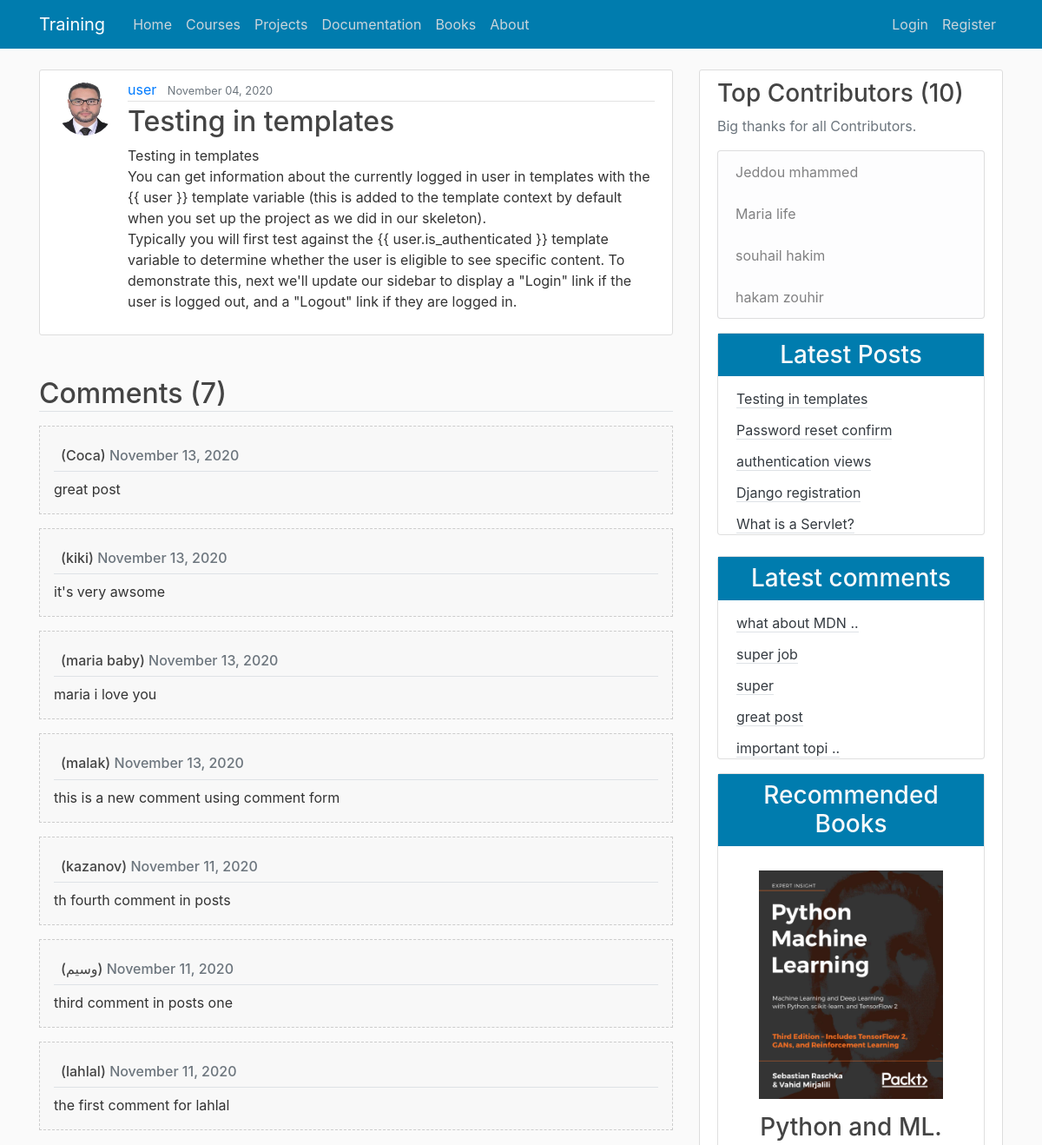
The page /detail/68/ (upper part) on the database as committed earlier.
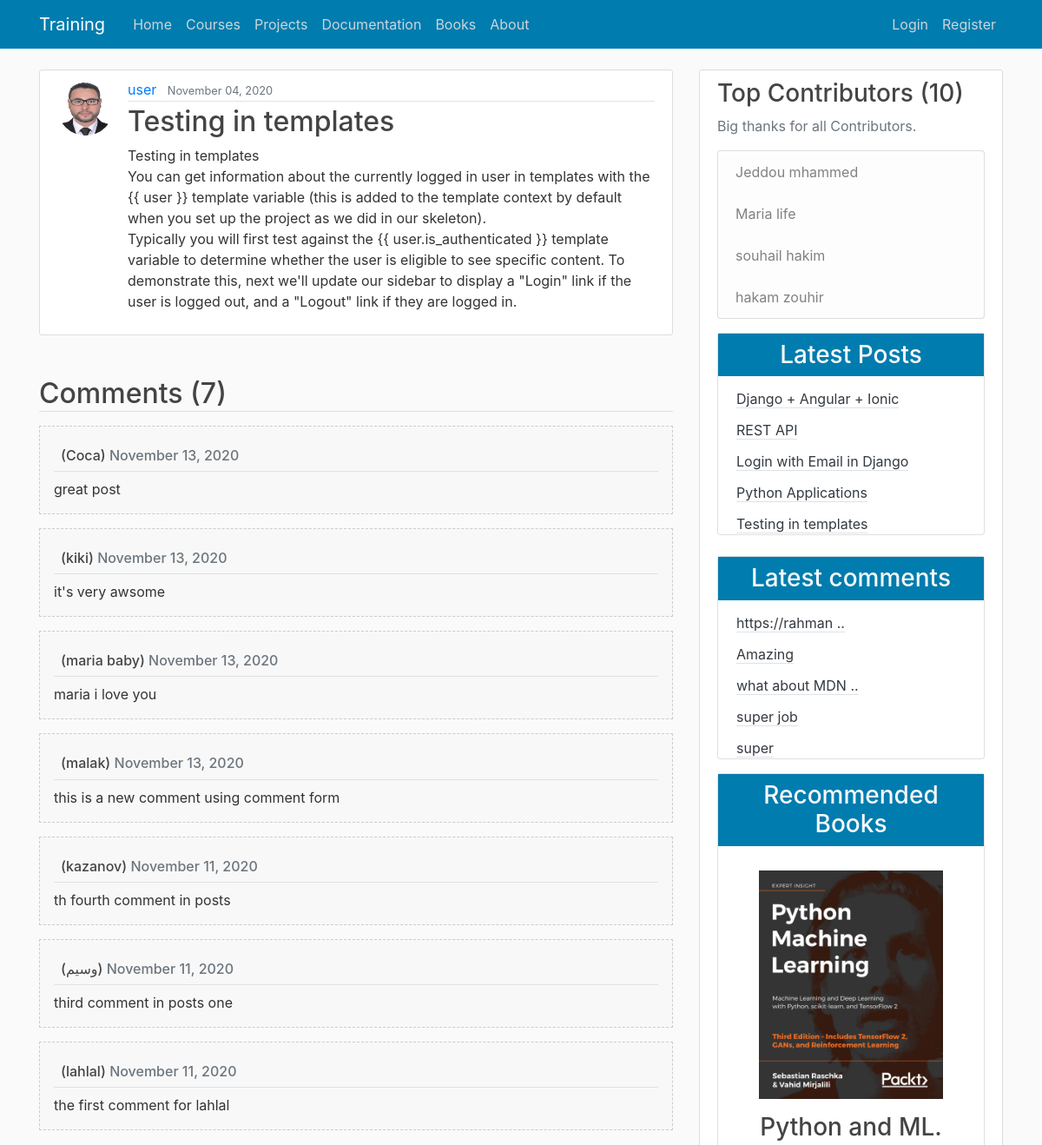
The same page on the database as committed later.
### blog/models.py (models this page shows, shortened)
class Comment(models.Model):
    name = models.CharField(max_length=50 )
    email = models.EmailField()
    body = models.TextField(verbose_name='Comment')
    comment_date = models.DateTimeField(auto_now_add=True)
    active = models.BooleanField(default=False)
    post = models.ForeignKey(Post, related_name='comments', on_delete=models.CASCADE)
    class Meta :
        ordering = ('-comment_date',)

class Post(models.Model):
    title = models.CharField(max_length=100)
    content = models.TextField()
    date_posted = models.DateTimeField(default=timezone.now)
    author = models.ForeignKey(User, on_delete=models.CASCADE)
    def __str__(self):
        return self.title
    class Meta :
        ordering = ('-date_posted',)

### users/models.py (models this page shows, shortened)
class Profile(models.Model):
    user = models.OneToOneField(User, on_delete=models.CASCADE)
    image = models.ImageField(default='default.jpg', upload_to='profile_pics')

### blog/views.py (the view)
# urls.py: path('detail/<int:post_id>/', views.post_detail, name='post-detail'),
def post_detail(request,post_id) :
    post = get_object_or_404(Post,pk=post_id)
    comments = post.comments.all()
    if request.method == 'POST' :
        comment_form = NewComment(data = request.POST)
        if comment_form.is_valid() :
            new_comment = comment_form.save(commit=False)
            new_comment.post = post
            new_comment.save()
            comment_form = NewComment()
    else :
        comment_form = NewComment()
    context ={
        'title':post,
        'post' : post,
        'comments':comments,
        'comment_form' :comment_form,
    }
    return render(request,'blog/post_detail.html', context)

### blog/templatetags/post_tag.py (called while the page is built)
@register.inclusion_tag('blog/latest_posts.html')  #decorator
def latest_posts() : #simple python function
    context ={
        'l_posts' :Post.objects.all()[0:5]
    }
    return context

@register.inclusion_tag('blog/latest_comments.html')  #decorator
def latest_comments() : #simple python function
    context ={
        'l_comments' : Comment.objects.all()[0:5]
    }
    return context

### blog/templates/blog/post_detail.html (shortened to what this page needs)
{% extends "blog/base.html" %}
{% load crispy_forms_tags %}
{% block content %}
  <article class="media content-section">
    <img class="rounded-circle article-img" src="{{ post.author.profile.image.url }}">
    <div class="media-body">
      <div class="article-metadata">
        <a class="mr-2" href="#">{{ post.author }}</a>
        <small class="text-muted">{{ post.date_posted|date:"F d, Y" }}</small>
      </div>
      <h2 class="article-title">{{ post.title }}</h2>
      <p class="article-content">{{ post.content }}</p>
    </div>
  </article>
<h2 class="border-bottom mt-5 mb-3"> Comments ({{comments.count}}) </h2>
{% for comment in comments  %}
<ul class="mb-3 p-3 comment">
    <h6 class="border-bottom p-2">  ({{comment.name}})
 <span class="text-secondary"> {{comment.comment_date | date:"F d, Y"}} </span>
    </h6>
    <p class="mb-0"> {{comment.body}} </p>
</ul>
{% empty  %}
    <h6 class="text-center p-4 comment">    No comments </h6>
    {% endfor %}
{% endblock content %}

### blog/templates/blog/latest_posts.html
<ul class="list-group-flush latest-post">
    {% for post  in l_posts  %}
      <li class="list-group-item latest-post-item" >
           <a class="text-dark border-bottom " href="{% url 'post-detail' post.pk  %}"> {{post.title |safe|truncatewords_html:5}} </a>
      </li>
    {% endfor %}
</ul>

### blog/templates/blog/latest_comments.html
<ul class="list-group-flush latest-comment">
    {% for comment  in l_comments  %}
      <li class="list-group-item latest-comment-item" >
           <a class="text-dark border-bottom" href="{% url 'post-detail' comment.post.pk  %}">
            {% if comment.body|length > 15 %}
            {{comment.body |slice:'14'}} ..
            {% else %}
            {{comment.body}}
            {% endif %}
          </a>
      </li>
      {% empty %}
      <li class="list-group-item latest-comment-item" >  No comments </li>
    {% endfor %}
</ul>

Rows that differ between the two databases and show on the page:
no longer on one of the page's lists (row unchanged): Comment: body "great post"
no longer on this page (row unchanged): Post: title "Password reset confirm"
no longer on this page (row unchanged): Post: title "authentication views"
no longer on this page (row unchanged): Post: title "Django registration"
no longer on this page (row unchanged): Post: title "What is a Servlet?"
no longer on this page (row unchanged): Comment: body "important topi", shown under "Latest comments"
added Post: title "Django + Angular + Ionic"
added Post: title "REST API"
added Post: title "Login with Email in Django"
added Post: title "Python Applications"
added Comment: body "https://rahman", shown under "Latest comments"
added Comment: body "Amazing", shown under "Latest comments"
